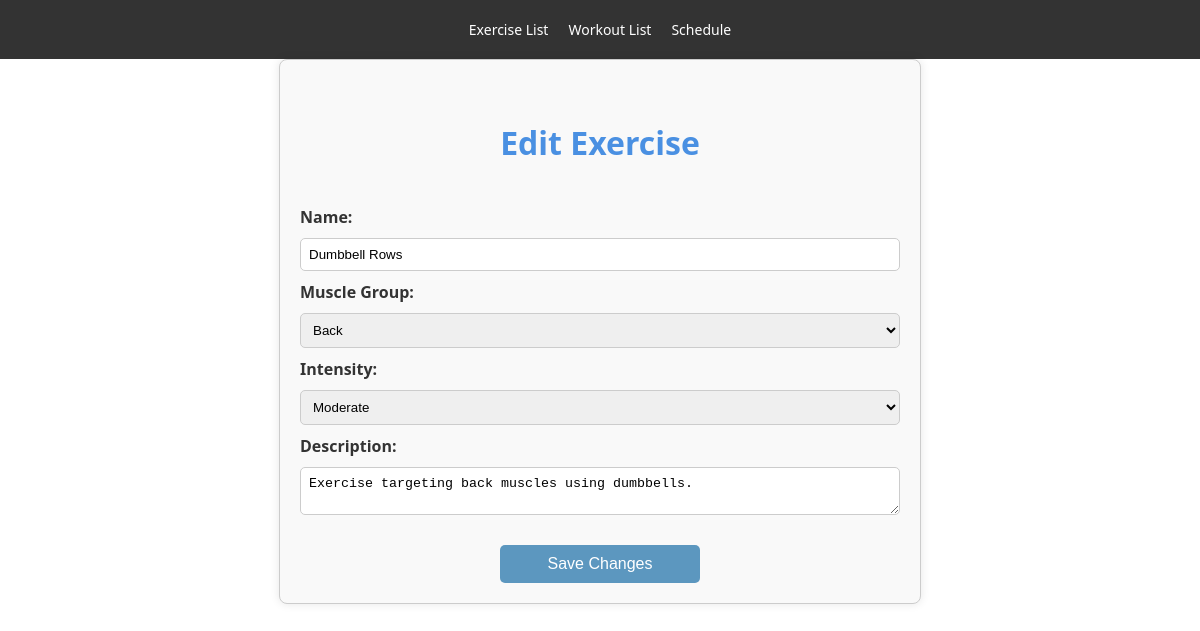
Before: /edit-exercise/2 with the older database file.
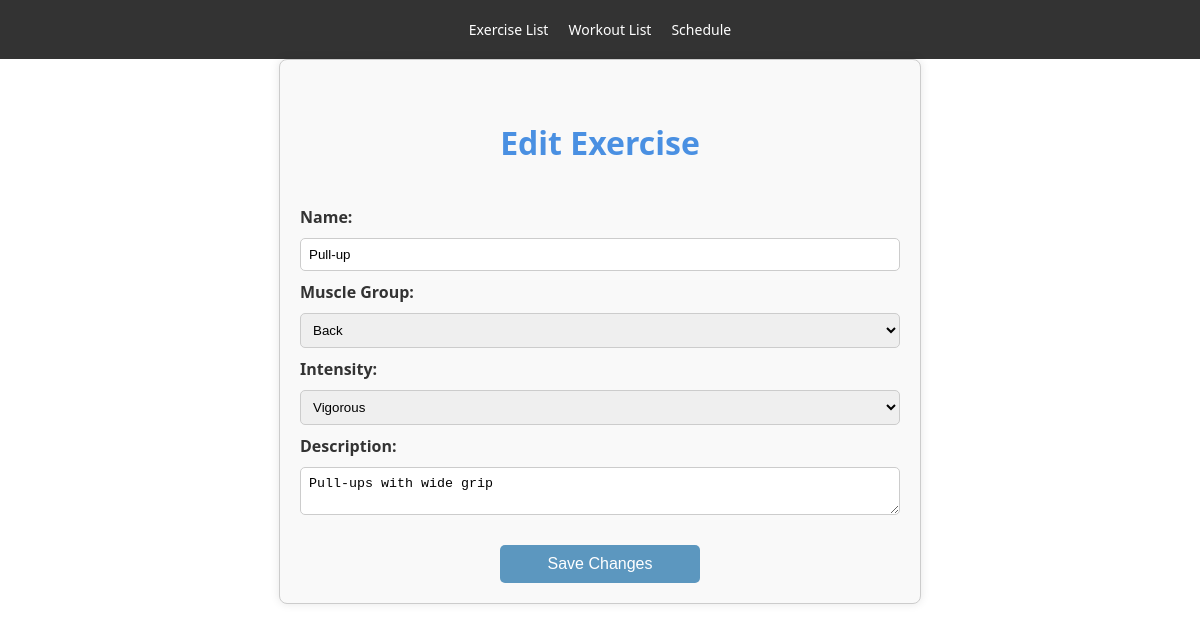
After: the same page with the newer database file.
### tables this page shows
CREATE TABLE Exercise (
    exercise_id INTEGER PRIMARY KEY,
    name TEXT,
    exercise_detail_id INTEGER,
    rating INTEGER CHECK (rating >= 1 AND rating <= 10),
    intensity TEXT CHECK (intensity IN ('Light', 'Moderate', 'Vigorous')),
    muscle_group TEXT CHECK (muscle_group IN ('Chest', 'Back', 'Shoulders', 'Arms', 'Abdominals', 'Lower Back', 'Hips', 'Thighs', 'Legs', 'Adductors and Abductors')),
    description TEXT,
    FOREIGN KEY (exercise_detail_id) REFERENCES Exercise_Detail(exercise_detail_id)
);

### app.py (the view)
@app.route('/edit-exercise/<int:exercise_id>', methods=['GET', 'POST'])
def edit_exercise(exercise_id):
    db = get_db()
    if request.method == 'POST':
        name = request.form['name']
        muscle_group = request.form['muscle_group']
        intensity = request.form.get('intensity', '')
        description = request.form.get('description', '')
        db.execute("UPDATE Exercise SET name=?, muscle_group=?, intensity=?, description=? WHERE exercise_id=?", (name, muscle_group, intensity, description, exercise_id))
        db.commit()
        return redirect(url_for('exercise_list'))
    else:
        cur = db.cursor()
        cur.execute("SELECT * FROM Exercise WHERE exercise_id = ?", (exercise_id,))
        exercise = cur.fetchone()
        return render_template('edit-exercise.html', exercise=exercise)

### app.py (called while the page is built)
def get_db():
    if 'sqlite_db' not in g:
        g.sqlite_db = sqlite3.connect(DATABASE)
        g.sqlite_db.row_factory = sqlite3.Row
    return g.sqlite_db

### templates/edit-exercise.html (shortened to what this page needs)
<!DOCTYPE html>
<html lang="en">
<head>
    <link rel="stylesheet" href="{{ url_for('static', filename='styles.css') }}">
</head>
<body>
    <header>
        <nav>
            <ul>
                <li><a href="{{ url_for('exercise_list') }}">Exercise List</a></li>
                <li><a href="{{ url_for('workout_list') }}">Workout List</a></li>
                <li><a href="{{ url_for('schedule') }}">Schedule</a></li>
            </ul>
        </nav>
    </header>
    <div class="form-container">
        <h1>Edit Exercise</h1>
        <form action="{{ url_for('edit_exercise', exercise_id=exercise.exercise_id) }}" method="post">
            <label for="name">Name:</label>
            <input type="text" id="name" name="name" value="{{ exercise.name }}" required>
            <label for="muscle_group">Muscle Group:</label>
            <select id="muscle_group" name="muscle_group" required>
                <option value="Back" {% if exercise.muscle_group == 'Back' %} selected {% endif %}>Back</option>
            </select>
            <label for="intensity">Intensity:</label>
            <select id="intensity" name="intensity" required>
                <option value="Moderate" {% if exercise.intensity == 'Moderate' %} selected {% endif %}>Moderate</option>
                <option value="Vigorous" {% if exercise.intensity == 'Vigorous' %} selected {% endif %}>Vigorous</option>
            </select>
            <label for="description">Description:</label>
            <textarea id="description" name="description" required>{{ exercise.description }}</textarea>
            <button type="submit">Save Changes</button>
        </form>
    </div>
</body>
</html>

### static/styles.css (style rules this page uses)
body { font-family: 'Segoe UI', Tahoma, Geneva, Verdana, sans-serif; margin: 0; padding: 0; background-color: #ffffff; color: #333; height: 100vh; }
h1 { color: #4a90e2; text-align: center; padding: 20px 0; }
ul { list-style-type: none; padding: 0; }
li { font-size: 14px; color: #555; }
.form-container { width: 80%; max-width: 600px; margin: 0 auto; padding: 20px; border: 1px solid #ccc; border-radius: 8px; background-color: #f9f9f9; box-shadow: 0 0 10px rgba(0, 0, 0, 0.1); }
.form-container form { display: grid; gap: 10px; }
.form-container label { font-weight: bold; }
.form-container input, .form-container select, .form-container textarea { width: 100%; padding: 8px; border: 1px solid #ccc; border-radius: 5px; box-sizing: border-box; }
.form-container button { display: block; width: 200px; margin: 20px auto 0; padding: 10px; font-size: 16px; color: #fff; background-color: #5c97bf; border: none; border-radius: 5px; cursor: pointer; text-align: center; text-decoration: none; }
button, .btn { padding: 8px 15px; margin-right: 5px; font-size: 14px; color: #fff; background-color: #5c97bf; border: none; border-radius: 5px; cursor: pointer; }
nav { background: #333; color: #fff; padding: 20px 0; text-align: center; }
nav ul { padding: 0; margin: 0; display: flex; justify-content: center; }
nav ul li { display: inline-block; margin-right: 20px; }
nav ul li:last-child { margin-right: 0; }
nav ul li a { color: #fff; text-decoration: none; }
.input[type="text"], textarea { border: 1px solid #ccc; border-radius: 4px; }

Changed rows visible on the page:
changed Exercise "Back": name "Dumbbell Rows" → "Pull-up"; intensity "Moderate" → "Vigorous"; description "Exercise targeting back muscles using dumbbells." → "Pull-ups with wide grip"
